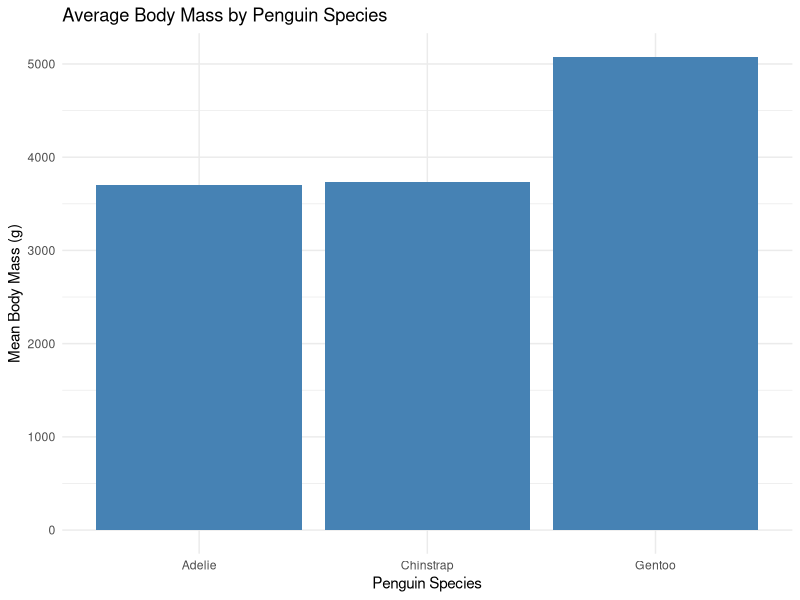
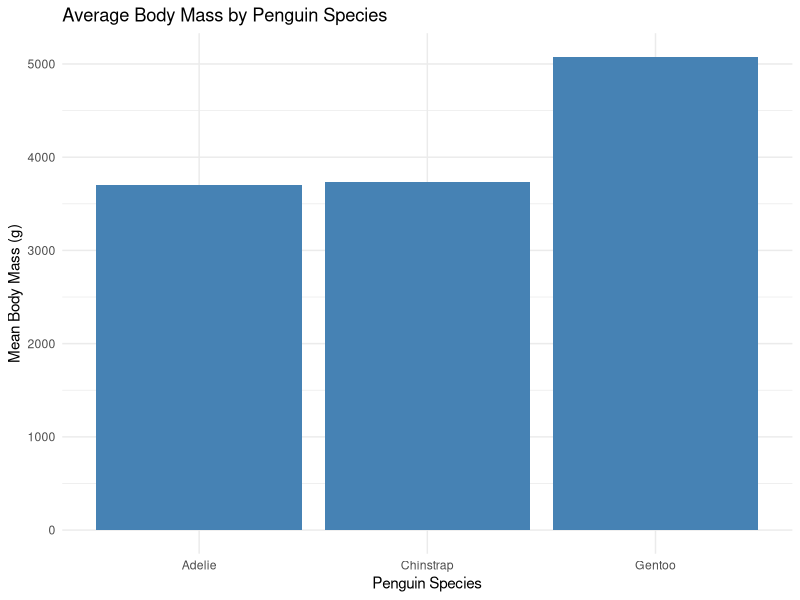

Reproduce these figures in R, in order.
# Workshop 1 - Penguin Data Analysis

library(tidyverse)
library(palmerpenguins)

# Load data
data("penguins")

# Select morphology variables
morphology_metrics <- penguins %>%
  select(species, bill_length_mm, bill_depth_mm, body_mass_g)

# Filter Adelie penguins
adelie_penguins <- penguins %>%
  filter(species == "Adelie")

# Convert body mass to kilograms
penguin_mass <- penguins %>%
  mutate(body_mass_kg = body_mass_g / 1000)

# Sort from heaviest to lightest
penguins_sorted <- penguin_mass %>%
  arrange(desc(body_mass_kg))

# Calculate average body mass by species
penguin_summary <- penguins %>%
  group_by(species) %>%
  summarise(
    mean_mass_g = mean(body_mass_g, na.rm = TRUE)
  )

# Create graph
ggplot(penguin_summary,
       aes(x = species, y = mean_mass_g)) +
  geom_col(fill = "steelblue") +
  labs(
    title = "Average Body Mass by Penguin Species",
    x = "Penguin Species",
    y = "Mean Body Mass (g)"
  ) +
  theme_minimal()

# Save graph
ggsave(
  "outputs/penguin_body_mass.png",
  plot = last_plot(),
  width = 8,
  height = 5,
  dpi = 300
)
